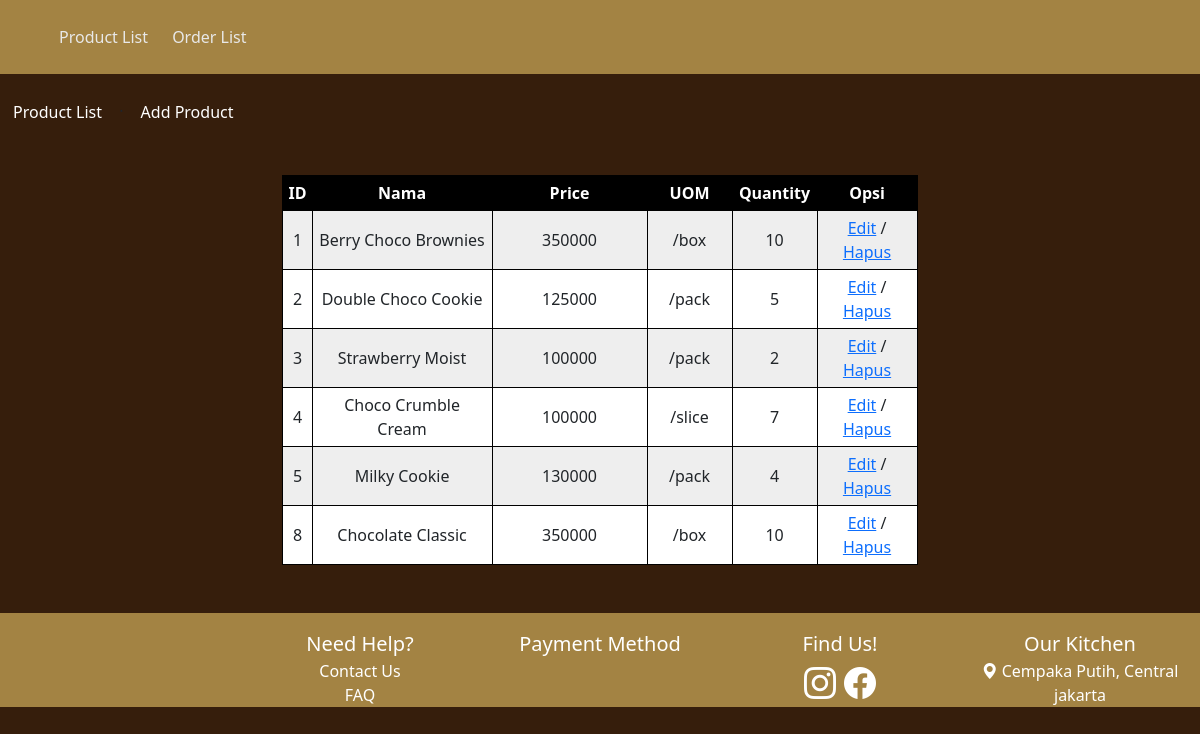
The app's page /katalogpenjual.php with its own data.
### tables this page shows
CREATE TABLE `product` (
  `id` bigint(20) UNSIGNED NOT NULL,
  `Name` varchar(100) NOT NULL,
  `Price` int(11) NOT NULL,
  `UOM` varchar(20) NOT NULL,
  `Quantity` int(11) NOT NULL
);

### katalogpenjual.php (the view, shortened to what this page needs)
<?php
include"config/connection.php";
?>
<!doctype html>
<html lang="en">
<head>
    <link href="https://cdn.jsdelivr.net/npm/bootstrap@5.2.0-beta1/dist/css/bootstrap.min.css" rel="stylesheet">
    <link rel="stylesheet" href="https://cdn.jsdelivr.net/npm/bootstrap-icons@1.8.3/font/bootstrap-icons.css">
    <link rel="stylesheet" href="style.css">
</head>
<body>
 <nav class="navbar navbar-expand-lg navbar-dark fixed-top">
        <div class="container-fluid">
            <div class="collapse navbar-collapse justify-content-between" id="navbarNavAltMarkup">
                <div class="navbar-nav">
                    <div class="menukue">
                        <ul>
                            <li><a href="katalogpenjual.php">Product List</a></li>
                            <li><a href="katalogpembeli.php">Order List</a></li>
                        </ul>
                    </div>
                </div>
                <div class="navbar-nav">
                    <div class="menukue">
                        <ul>
                            <li><img class="img-user ms-3 me-3" src="img/user-09.png" alt="">
                            </li>
                        </ul>
                    </div>
                </div>
            </div>
        </div>
    </nav>
    <br><br>
    <!DOCTYPE html>
    <html>
        <h4 class="text-white text-center">Product List</h4>
        <a href="tampil_data.php" class="btn mt-2 text-white">Product List</a> . <a href="input_data.php" class="btn mt-2 text-white">Add Product</a><br><br>
    <table id="t01" style="margin-left:auto;margin-right:auto; margin-top: 20px" border="1">
        <tr>
            <th align="center">ID</th>
            <th width="180" align="center">Nama</th>
            <th width="155" align="center">Price</th>
            <th width="85" align="center">UOM</th>
            <th width="85" align="center">Quantity</th>
            <th width="100" align="center">Opsi</th>
        </tr>
    <?php
    $data = mysqli_query($connect,"select * from product");
    while($d = mysqli_fetch_array($data)){?>
        <tr>
            <td><?php echo $d['id'];?></td>
            <td><?php echo $d['Name'];?></td>
            <td><?php echo $d['Price'];?></td>
            <td><?php echo $d['UOM'];?></td>
            <td><?php echo $d['Quantity'];?></td>
            <td><a href="edit_data.php?id=<?php echo $d['id']; ?>">Edit</a> /
                <a href="javascript:del(<?php echo $d['id'];?>)">Hapus</a></td>
        </tr>
    <?php
    };
    ?>
    </table>
    </body>
    </html>
   <footer class="footer text-white text-center mt-5">
    <div class="info container-fluid">
        <div class="row">
            <div class="col">
            </div>
             <div class="col mt-3">
                <span>Need Help?</span><br>
                <a class="text-white text-decoration-none" href="">Contact Us</a><br>
                <a class="text-white text-decoration-none" href="">FAQ</a>
            </div>
            <div class="col mt-3">
                <span>Payment Method</span><br>
            </div>
            <div class="col mt-3">
                <span>Find Us!</span><br>
                <i class="bi bi-instagram fs-2 me-1"></i>
                <i class="bi bi-facebook fs-2"></i>
            </div>
            <div class="col mt-3">
                <span>Our Kitchen</span><br>
                <i class="bi bi-geo-alt-fill me-1"></i><span class="cempakaputih">Cempaka Putih, Central jakarta</span>
              </div>
        </div>
   </div>
</footer>
</body>
</html>

### style.css (style rules this page uses)
.navbar { background-color: #A38343; width: 100%; z-index: 9999; padding: 10px 0px; }
body { background-color: #361E0C; }
.footer { background-color: #A38343; }
.footer span { font-size: 20px; }
.footer .cempakaputih { font-size: 16px; }
.menukue ul { margin: 0px; padding: 5px; display: block; background: none; }
.menukue ul li { list-style: none; display: inline-block; }
.menukue ul li a { display: block; text-decoration: none; padding: 10px; color:#E8E8E8; }
table, th, td { border: 1px solid black; border-collapse: collapse; }
th, td { padding: 5px; text-align: center; }
table#t01 tr:nth-child(even) { background-color: #eee; }
table#t01 tr:nth-child(odd) { background-color:#fff; }
table#t01 th { background-color: rgb(0, 0, 0); color: white; }

### records on screen
product: id "1", Name "Berry Choco Brownies", Price "350000", UOM "/box", Quantity "10"
product: id "2", Name "Double Choco Cookie", Price "125000", UOM "/pack", Quantity "5"
product: id "3", Name "Strawberry Moist", Price "100000", UOM "/pack", Quantity "2"
product: id "4", Name "Choco Crumble Cream", Price "100000", UOM "/slice", Quantity "7"
product: id "5", Name "Milky Cookie", Price "130000", UOM "/pack", Quantity "4"
product: id "8", Name "Chocolate Classic", Price "350000", UOM "/box", Quantity "10"
